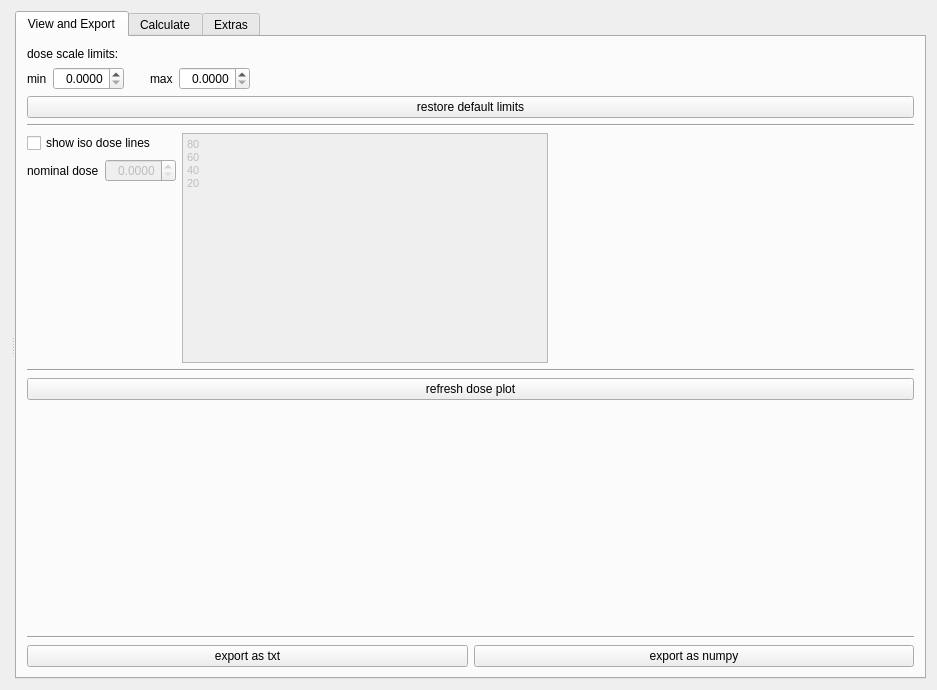
<?xml version="1.0" encoding="UTF-8"?>
<ui version="4.0">
 <class>DoseWidget</class>
 <widget class="QWidget" name="DoseWidget">
  <property name="geometry">
   <rect>
    <x>0</x>
    <y>0</y>
    <width>937</width>
    <height>690</height>
   </rect>
  </property>
  <property name="windowTitle">
   <string>Form</string>
  </property>
  <layout class="QGridLayout" name="gridLayout">
   <property name="sizeConstraint">
    <enum>QLayout::SetMinimumSize</enum>
   </property>
   <item row="0" column="0">
    <widget class="QSplitter" name="splitter">
     <property name="orientation">
      <enum>Qt::Horizontal</enum>
     </property>
     <widget class="QWidget" name="layoutWidget_2">
      <layout class="QVBoxLayout" name="imageLayout"/>
     </widget>
     <widget class="QTabWidget" name="tabWidget">
      <property name="toolTip">
       <string/>
      </property>
      <property name="currentIndex">
       <number>0</number>
      </property>
      <widget class="QWidget" name="ViewTab">
       <attribute name="title">
        <string>View and Export</string>
       </attribute>
       <layout class="QVBoxLayout" name="verticalLayout_2">
        <property name="margin">
         <number>10</number>
        </property>
        <item>
         <widget class="QLabel" name="label">
          <property name="text">
           <string>dose scale limits:</string>
          </property>
         </widget>
        </item>
        <item>
         <layout class="QHBoxLayout" name="horizontalLayout">
          <item>
           <widget class="QLabel" name="label_2">
            <property name="text">
             <string>min</string>
            </property>
           </widget>
          </item>
          <item>
           <widget class="QDoubleSpinBox" name="doseMin">
            <property name="alignment">
             <set>Qt::AlignRight|Qt::AlignTrailing|Qt::AlignVCenter</set>
            </property>
            <property name="decimals">
             <number>4</number>
            </property>
           </widget>
          </item>
          <item>
           <spacer name="horizontalSpacer_5">
            <property name="orientation">
             <enum>Qt::Horizontal</enum>
            </property>
            <property name="sizeType">
             <enum>QSizePolicy::Preferred</enum>
            </property>
            <property name="sizeHint" stdset="0">
             <size>
              <width>20</width>
              <height>20</height>
             </size>
            </property>
           </spacer>
          </item>
          <item>
           <widget class="QLabel" name="label_3">
            <property name="text">
             <string>max</string>
            </property>
           </widget>
          </item>
          <item>
           <widget class="QDoubleSpinBox" name="doseMax">
            <property name="alignment">
             <set>Qt::AlignRight|Qt::AlignTrailing|Qt::AlignVCenter</set>
            </property>
            <property name="decimals">
             <number>4</number>
            </property>
           </widget>
          </item>
          <item>
           <spacer name="horizontalSpacer_4">
            <property name="orientation">
             <enum>Qt::Horizontal</enum>
            </property>
            <property name="sizeHint" stdset="0">
             <size>
              <width>40</width>
              <height>20</height>
             </size>
            </property>
           </spacer>
          </item>
         </layout>
        </item>
        <item>
         <widget class="QPushButton" name="bestLimits">
          <property name="text">
           <string>restore default limits</string>
          </property>
         </widget>
        </item>
        <item>
         <widget class="Line" name="line">
          <property name="orientation">
           <enum>Qt::Horizontal</enum>
          </property>
         </widget>
        </item>
        <item>
         <layout class="QHBoxLayout" name="horizontalLayout_2">
          <property name="topMargin">
           <number>0</number>
          </property>
          <item>
           <layout class="QVBoxLayout" name="verticalLayout_3">
            <property name="leftMargin">
             <number>0</number>
            </property>
            <property name="bottomMargin">
             <number>0</number>
            </property>
            <item>
             <layout class="QHBoxLayout" name="horizontalLayout_6">
              <property name="topMargin">
               <number>0</number>
              </property>
              <property name="rightMargin">
               <number>0</number>
              </property>
              <item>
               <widget class="QCheckBox" name="showIsoLines">
                <property name="toolTip">
                 <string>Check to show iso dose lines, requires a referesh</string>
                </property>
                <property name="text">
                 <string>show iso dose lines</string>
                </property>
               </widget>
              </item>
             </layout>
            </item>
            <item>
             <layout class="QHBoxLayout" name="horizontalLayout_7">
              <property name="topMargin">
               <number>0</number>
              </property>
              <item>
               <widget class="QLabel" name="label_15">
                <property name="text">
                 <string>nominal dose</string>
                </property>
               </widget>
              </item>
              <item>
               <widget class="QDoubleSpinBox" name="nominalDose">
                <property name="enabled">
                 <bool>false</bool>
                </property>
                <property name="toolTip">
                 <string>From this dose the percentages are calculated to draw the iso dose lines</string>
                </property>
                <property name="alignment">
                 <set>Qt::AlignRight|Qt::AlignTrailing|Qt::AlignVCenter</set>
                </property>
                <property name="decimals">
                 <number>4</number>
                </property>
               </widget>
              </item>
             </layout>
            </item>
            <item>
             <spacer name="verticalSpacer_2">
              <property name="orientation">
               <enum>Qt::Vertical</enum>
              </property>
              <property name="sizeHint" stdset="0">
               <size>
                <width>20</width>
                <height>20</height>
               </size>
              </property>
             </spacer>
            </item>
           </layout>
          </item>
          <item>
           <widget class="QTextEdit" name="isoListField">
            <property name="enabled">
             <bool>false</bool>
            </property>
            <property name="sizePolicy">
             <sizepolicy hsizetype="Expanding" vsizetype="Expanding">
              <horstretch>0</horstretch>
              <verstretch>0</verstretch>
             </sizepolicy>
            </property>
            <property name="html">
             <string>&lt;!DOCTYPE HTML PUBLIC &quot;-//W3C//DTD HTML 4.0//EN&quot; &quot;http://www.w3.org/TR/REC-html40/strict.dtd&quot;&gt;
&lt;html&gt;&lt;head&gt;&lt;meta name=&quot;qrichtext&quot; content=&quot;1&quot; /&gt;&lt;style type=&quot;text/css&quot;&gt;
p, li { white-space: pre-wrap; }
&lt;/style&gt;&lt;/head&gt;&lt;body style=&quot; font-family:'Sans Serif'; font-size:9pt; font-weight:400; font-style:normal;&quot;&gt;
&lt;p style=&quot; margin-top:0px; margin-bottom:0px; margin-left:0px; margin-right:0px; -qt-block-indent:0; text-indent:0px;&quot;&gt;&lt;span style=&quot; font-family:'MS Shell Dlg 2'; font-size:8pt;&quot;&gt;80&lt;/span&gt;&lt;/p&gt;
&lt;p style=&quot; margin-top:0px; margin-bottom:0px; margin-left:0px; margin-right:0px; -qt-block-indent:0; text-indent:0px;&quot;&gt;&lt;span style=&quot; font-family:'MS Shell Dlg 2'; font-size:8pt;&quot;&gt;60&lt;/span&gt;&lt;/p&gt;
&lt;p style=&quot; margin-top:0px; margin-bottom:0px; margin-left:0px; margin-right:0px; -qt-block-indent:0; text-indent:0px;&quot;&gt;&lt;span style=&quot; font-family:'MS Shell Dlg 2'; font-size:8pt;&quot;&gt;40&lt;/span&gt;&lt;/p&gt;
&lt;p style=&quot; margin-top:0px; margin-bottom:0px; margin-left:0px; margin-right:0px; -qt-block-indent:0; text-indent:0px;&quot;&gt;&lt;span style=&quot; font-family:'MS Shell Dlg 2'; font-size:8pt;&quot;&gt;20&lt;/span&gt;&lt;/p&gt;&lt;/body&gt;&lt;/html&gt;</string>
            </property>
           </widget>
          </item>
          <item>
           <spacer name="horizontalSpacer">
            <property name="orientation">
             <enum>Qt::Horizontal</enum>
            </property>
            <property name="sizeHint" stdset="0">
             <size>
              <width>40</width>
              <height>20</height>
             </size>
            </property>
           </spacer>
          </item>
         </layout>
        </item>
        <item>
         <widget class="Line" name="line_3">
          <property name="orientation">
           <enum>Qt::Horizontal</enum>
          </property>
         </widget>
        </item>
        <item>
         <widget class="QPushButton" name="refreshButton">
          <property name="text">
           <string>refresh dose plot</string>
          </property>
         </widget>
        </item>
        <item>
         <spacer name="verticalSpacer">
          <property name="orientation">
           <enum>Qt::Vertical</enum>
          </property>
          <property name="sizeHint" stdset="0">
           <size>
            <width>20</width>
            <height>40</height>
           </size>
          </property>
         </spacer>
        </item>
        <item>
         <widget class="Line" name="line_2">
          <property name="orientation">
           <enum>Qt::Horizontal</enum>
          </property>
         </widget>
        </item>
        <item>
         <layout class="QHBoxLayout" name="horizontalLayout_5">
          <property name="topMargin">
           <number>0</number>
          </property>
          <item>
           <widget class="QPushButton" name="exportTxtButton">
            <property name="toolTip">
             <string>export the dose distribution into a txt file to use elsewhere (seperator is tab)</string>
            </property>
            <property name="text">
             <string>export as txt</string>
            </property>
           </widget>
          </item>
          <item>
           <widget class="QPushButton" name="exportNpButton">
            <property name="toolTip">
             <string>export the dose distribution into a npy file which can be loaded by numpy.load() in python (smaller than txt)</string>
            </property>
            <property name="text">
             <string>export as numpy</string>
            </property>
           </widget>
          </item>
         </layout>
        </item>
       </layout>
      </widget>
      <widget class="QWidget" name="CalcTab">
       <attribute name="title">
        <string>Calculate</string>
       </attribute>
       <layout class="QVBoxLayout" name="verticalLayout">
        <property name="margin">
         <number>10</number>
        </property>
        <item>
         <widget class="QLabel" name="label_21">
          <property name="text">
           <string>analyze dose distribution:</string>
          </property>
         </widget>
        </item>
        <item>
         <layout class="QHBoxLayout" name="horizontalLayout_3">
          <property name="topMargin">
           <number>0</number>
          </property>
          <item>
           <widget class="QLabel" name="label_9">
            <property name="text">
             <string>evalution method</string>
            </property>
           </widget>
          </item>
          <item>
           <spacer name="horizontalSpacer_11">
            <property name="orientation">
             <enum>Qt::Horizontal</enum>
            </property>
            <property name="sizeType">
             <enum>QSizePolicy::Preferred</enum>
            </property>
            <property name="sizeHint" stdset="0">
             <size>
              <width>20</width>
              <height>20</height>
             </size>
            </property>
           </spacer>
          </item>
          <item>
           <widget class="QComboBox" name="evalFunction">
            <property name="toolTip">
             <string>select what to do and over what area</string>
            </property>
           </widget>
          </item>
          <item>
           <spacer name="horizontalSpacer_12">
            <property name="orientation">
             <enum>Qt::Horizontal</enum>
            </property>
            <property name="sizeHint" stdset="0">
             <size>
              <width>40</width>
              <height>20</height>
             </size>
            </property>
           </spacer>
          </item>
         </layout>
        </item>
        <item>
         <widget class="QLabel" name="label_10">
          <property name="text">
           <string>region of interest for evaluation</string>
          </property>
         </widget>
        </item>
        <item>
         <layout class="QGridLayout" name="newInputGrid">
          <property name="leftMargin">
           <number>0</number>
          </property>
          <property name="topMargin">
           <number>0</number>
          </property>
          <item row="1" column="1">
           <widget class="QLabel" name="label_5">
            <property name="text">
             <string>width</string>
            </property>
           </widget>
          </item>
          <item row="1" column="5">
           <widget class="QDoubleSpinBox" name="height">
            <property name="toolTip">
             <string>height (y-direction), not used for profile</string>
            </property>
            <property name="alignment">
             <set>Qt::AlignRight|Qt::AlignTrailing|Qt::AlignVCenter</set>
            </property>
            <property name="decimals">
             <number>4</number>
            </property>
            <property name="singleStep">
             <double>0.010000000000000</double>
            </property>
           </widget>
          </item>
          <item row="0" column="1">
           <widget class="QLabel" name="label_4">
            <property name="text">
             <string>x-center</string>
            </property>
           </widget>
          </item>
          <item row="1" column="4">
           <widget class="QLabel" name="label_7">
            <property name="text">
             <string>height</string>
            </property>
           </widget>
          </item>
          <item row="0" column="5">
           <widget class="QDoubleSpinBox" name="yCenter">
            <property name="toolTip">
             <string>y coordinate of the center of the ROI</string>
            </property>
            <property name="alignment">
             <set>Qt::AlignRight|Qt::AlignTrailing|Qt::AlignVCenter</set>
            </property>
            <property name="decimals">
             <number>4</number>
            </property>
            <property name="singleStep">
             <double>0.010000000000000</double>
            </property>
           </widget>
          </item>
          <item row="0" column="4">
           <widget class="QLabel" name="label_6">
            <property name="text">
             <string>y-center</string>
            </property>
           </widget>
          </item>
          <item row="1" column="2">
           <widget class="QDoubleSpinBox" name="width">
            <property name="toolTip">
             <string>width (x-direction) of ROI or length of profile</string>
            </property>
            <property name="alignment">
             <set>Qt::AlignRight|Qt::AlignTrailing|Qt::AlignVCenter</set>
            </property>
            <property name="decimals">
             <number>4</number>
            </property>
            <property name="singleStep">
             <double>0.010000000000000</double>
            </property>
           </widget>
          </item>
          <item row="0" column="2">
           <widget class="QDoubleSpinBox" name="xCenter">
            <property name="toolTip">
             <string>x coordinate of the center of the ROI</string>
            </property>
            <property name="alignment">
             <set>Qt::AlignRight|Qt::AlignTrailing|Qt::AlignVCenter</set>
            </property>
            <property name="decimals">
             <number>4</number>
            </property>
            <property name="singleStep">
             <double>0.010000000000000</double>
            </property>
           </widget>
          </item>
          <item row="2" column="5">
           <widget class="QDoubleSpinBox" name="angle">
            <property name="toolTip">
             <string>roation angle of ROI (counter clockwise)</string>
            </property>
            <property name="alignment">
             <set>Qt::AlignRight|Qt::AlignTrailing|Qt::AlignVCenter</set>
            </property>
            <property name="decimals">
             <number>4</number>
            </property>
            <property name="minimum">
             <double>-360.000000000000000</double>
            </property>
            <property name="maximum">
             <double>360.000000000000000</double>
            </property>
           </widget>
          </item>
          <item row="2" column="4">
           <widget class="QLabel" name="label_8">
            <property name="text">
             <string>angle</string>
            </property>
           </widget>
          </item>
          <item row="0" column="3">
           <spacer name="horizontalSpacer_6">
            <property name="orientation">
             <enum>Qt::Horizontal</enum>
            </property>
            <property name="sizeType">
             <enum>QSizePolicy::Preferred</enum>
            </property>
            <property name="sizeHint" stdset="0">
             <size>
              <width>20</width>
              <height>20</height>
             </size>
            </property>
           </spacer>
          </item>
          <item row="0" column="6">
           <spacer name="horizontalSpacer_7">
            <property name="orientation">
             <enum>Qt::Horizontal</enum>
            </property>
            <property name="sizeHint" stdset="0">
             <size>
              <width>40</width>
              <height>20</height>
             </size>
            </property>
           </spacer>
          </item>
         </layout>
        </item>
        <item>
         <layout class="QHBoxLayout" name="horizontalLayout_4">
          <property name="topMargin">
           <number>0</number>
          </property>
          <item>
           <widget class="QCheckBox" name="alternateSpecToggle">
            <property name="text">
             <string>use alternative/old region specification</string>
            </property>
           </widget>
          </item>
         </layout>
        </item>
        <item>
         <layout class="QGridLayout" name="oldInputGrid">
          <property name="topMargin">
           <number>10</number>
          </property>
          <item row="0" column="2">
           <widget class="QDoubleSpinBox" name="x0">
            <property name="enabled">
             <bool>false</bool>
            </property>
            <property name="alignment">
             <set>Qt::AlignRight|Qt::AlignTrailing|Qt::AlignVCenter</set>
            </property>
            <property name="decimals">
             <number>4</number>
            </property>
            <property name="singleStep">
             <double>0.010000000000000</double>
            </property>
           </widget>
          </item>
          <item row="1" column="2">
           <widget class="QDoubleSpinBox" name="x1">
            <property name="enabled">
             <bool>false</bool>
            </property>
            <property name="alignment">
             <set>Qt::AlignRight|Qt::AlignTrailing|Qt::AlignVCenter</set>
            </property>
            <property name="decimals">
             <number>4</number>
            </property>
            <property name="singleStep">
             <double>0.010000000000000</double>
            </property>
           </widget>
          </item>
          <item row="1" column="5">
           <widget class="QDoubleSpinBox" name="y1">
            <property name="enabled">
             <bool>false</bool>
            </property>
            <property name="alignment">
             <set>Qt::AlignRight|Qt::AlignTrailing|Qt::AlignVCenter</set>
            </property>
            <property name="decimals">
             <number>4</number>
            </property>
            <property name="singleStep">
             <double>0.010000000000000</double>
            </property>
           </widget>
          </item>
          <item row="0" column="5">
           <widget class="QDoubleSpinBox" name="y0">
            <property name="enabled">
             <bool>false</bool>
            </property>
            <property name="alignment">
             <set>Qt::AlignRight|Qt::AlignTrailing|Qt::AlignVCenter</set>
            </property>
            <property name="decimals">
             <number>4</number>
            </property>
            <property name="singleStep">
             <double>0.010000000000000</double>
            </property>
           </widget>
          </item>
          <item row="0" column="1">
           <widget class="QLabel" name="label_11">
            <property name="text">
             <string>x0</string>
            </property>
           </widget>
          </item>
          <item row="1" column="1">
           <widget class="QLabel" name="label_12">
            <property name="text">
             <string>x1</string>
            </property>
           </widget>
          </item>
          <item row="0" column="4">
           <widget class="QLabel" name="label_13">
            <property name="text">
             <string>y0</string>
            </property>
           </widget>
          </item>
          <item row="1" column="4">
           <widget class="QLabel" name="label_14">
            <property name="text">
             <string>y1</string>
            </property>
           </widget>
          </item>
          <item row="0" column="3">
           <spacer name="horizontalSpacer_8">
            <property name="orientation">
             <enum>Qt::Horizontal</enum>
            </property>
            <property name="sizeType">
             <enum>QSizePolicy::Preferred</enum>
            </property>
            <property name="sizeHint" stdset="0">
             <size>
              <width>20</width>
              <height>20</height>
             </size>
            </property>
           </spacer>
          </item>
          <item row="0" column="6">
           <spacer name="horizontalSpacer_9">
            <property name="orientation">
             <enum>Qt::Horizontal</enum>
            </property>
            <property name="sizeHint" stdset="0">
             <size>
              <width>40</width>
              <height>20</height>
             </size>
            </property>
           </spacer>
          </item>
         </layout>
        </item>
        <item>
         <layout class="QHBoxLayout" name="horizontalLayout_11">
          <property name="topMargin">
           <number>10</number>
          </property>
          <item>
           <widget class="QPushButton" name="calculateButton">
            <property name="text">
             <string>calculate</string>
            </property>
           </widget>
          </item>
         </layout>
        </item>
        <item>
         <widget class="QPushButton" name="clearFitButton">
          <property name="toolTip">
           <string>remove the contour plot and the center marker created by 2D fit from the dose plot</string>
          </property>
          <property name="text">
           <string>clear 2D fit</string>
          </property>
         </widget>
        </item>
        <item>
         <widget class="Line" name="line_4">
          <property name="orientation">
           <enum>Qt::Horizontal</enum>
          </property>
         </widget>
        </item>
        <item>
         <widget class="QLabel" name="label_16">
          <property name="text">
           <string>save calculation results to file:</string>
          </property>
         </widget>
        </item>
        <item>
         <layout class="QHBoxLayout" name="horizontalLayout_8">
          <property name="topMargin">
           <number>0</number>
          </property>
          <item>
           <widget class="QLabel" name="label_17">
            <property name="text">
             <string>save results to:</string>
            </property>
           </widget>
          </item>
          <item>
           <widget class="QLineEdit" name="saveTablePath">
            <property name="toolTip">
             <string>Path to save the data to. Each save operation appends an new line.</string>
            </property>
           </widget>
          </item>
          <item>
           <widget class="QPushButton" name="browseSaveTable">
            <property name="toolTip">
             <string>browse for the file instead of typing the path</string>
            </property>
            <property name="text">
             <string>browse</string>
            </property>
           </widget>
          </item>
         </layout>
        </item>
        <item>
         <layout class="QHBoxLayout" name="horizontalLayout_9">
          <property name="topMargin">
           <number>0</number>
          </property>
          <item>
           <spacer name="horizontalSpacer_2">
            <property name="orientation">
             <enum>Qt::Horizontal</enum>
            </property>
            <property name="sizeHint" stdset="0">
             <size>
              <width>40</width>
              <height>20</height>
             </size>
            </property>
           </spacer>
          </item>
          <item>
           <widget class="QLabel" name="label_18">
            <property name="text">
             <string>film no.</string>
            </property>
           </widget>
          </item>
          <item>
           <widget class="QLineEdit" name="filmNumber">
            <property name="toolTip">
             <string>Give the number of the film. This is written as the first column to the save file.</string>
            </property>
           </widget>
          </item>
          <item>
           <widget class="QPushButton" name="saveCalculationData">
            <property name="toolTip">
             <string>Calculate and save the results of the calculation along with the data settings to reproduce it  to a new line in the save file.</string>
            </property>
            <property name="text">
             <string>save</string>
            </property>
           </widget>
          </item>
         </layout>
        </item>
        <item>
         <spacer name="verticalSpacer_3">
          <property name="orientation">
           <enum>Qt::Vertical</enum>
          </property>
          <property name="sizeHint" stdset="0">
           <size>
            <width>20</width>
            <height>40</height>
           </size>
          </property>
         </spacer>
        </item>
       </layout>
      </widget>
      <widget class="QWidget" name="ExtraTab">
       <attribute name="title">
        <string>Extras</string>
       </attribute>
       <layout class="QVBoxLayout" name="verticalLayout_4">
        <property name="margin">
         <number>10</number>
        </property>
        <item>
         <widget class="QLabel" name="label_22">
          <property name="text">
           <string>calculate the depth dose</string>
          </property>
         </widget>
        </item>
        <item>
         <layout class="QHBoxLayout" name="horizontalLayout_10">
          <item>
           <widget class="QLabel" name="label_19">
            <property name="text">
             <string>integration radius</string>
            </property>
           </widget>
          </item>
          <item>
           <widget class="QDoubleSpinBox" name="doubleSpinBox">
            <property name="toolTip">
             <string>Lateral distance from the maximum that is considered in the integration. Should be large enough to include the entire beam at the distal edge.</string>
            </property>
            <property name="alignment">
             <set>Qt::AlignRight|Qt::AlignTrailing|Qt::AlignVCenter</set>
            </property>
           </widget>
          </item>
          <item>
           <widget class="QLabel" name="label_20">
            <property name="text">
             <string>cm</string>
            </property>
           </widget>
          </item>
          <item>
           <spacer name="horizontalSpacer_10">
            <property name="orientation">
             <enum>Qt::Horizontal</enum>
            </property>
            <property name="sizeType">
             <enum>QSizePolicy::Preferred</enum>
            </property>
            <property name="sizeHint" stdset="0">
             <size>
              <width>20</width>
              <height>20</height>
             </size>
            </property>
           </spacer>
          </item>
          <item>
           <widget class="QPushButton" name="depthDoseButton">
            <property name="toolTip">
             <string>Determine the maximum in y-direction for each slice in x-direction. Integrate over a circular area around the maximum und display this as the depth dose curve.</string>
            </property>
            <property name="text">
             <string>show depth dose</string>
            </property>
           </widget>
          </item>
          <item>
           <spacer name="horizontalSpacer_3">
            <property name="orientation">
             <enum>Qt::Horizontal</enum>
            </property>
            <property name="sizeHint" stdset="0">
             <size>
              <width>40</width>
              <height>20</height>
             </size>
            </property>
           </spacer>
          </item>
         </layout>
        </item>
        <item>
         <widget class="Line" name="line_5">
          <property name="orientation">
           <enum>Qt::Horizontal</enum>
          </property>
         </widget>
        </item>
        <item>
         <spacer name="verticalSpacer_4">
          <property name="orientation">
           <enum>Qt::Vertical</enum>
          </property>
          <property name="sizeHint" stdset="0">
           <size>
            <width>20</width>
            <height>40</height>
           </size>
          </property>
         </spacer>
        </item>
       </layout>
      </widget>
     </widget>
    </widget>
   </item>
  </layout>
 </widget>
 <tabstops>
  <tabstop>doseMin</tabstop>
  <tabstop>doseMax</tabstop>
  <tabstop>refreshButton</tabstop>
  <tabstop>exportTxtButton</tabstop>
  <tabstop>exportNpButton</tabstop>
 </tabstops>
 <resources/>
 <connections/>
</ui>
